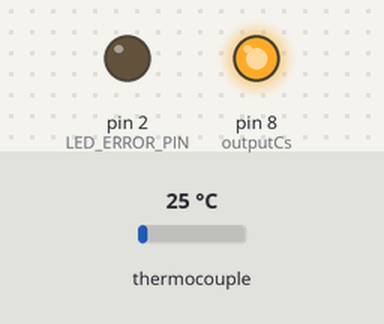
The sketch below on a simulated Arduino Uno, built with avr-gcc and run on an emulated ATmega328P. Parts: output pins drawn as LEDs (lit = HIGH). Inputs (shaded band) come from the test bench; at power-on: thermocouple 25 °C. Pins used as bus, display or sensor lines are not drawn; what the sketch prints to the serial monitor is not drawn.

Above: at 0.1 s.
Timing chart, 0 to 1.6 s (numbered marks = the images above):
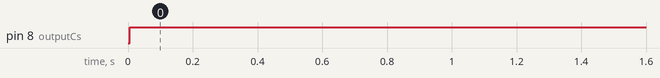

The sketch:

max31865-1sensor.ino
```cpp
#include <SPI.h>
#include <Adafruit_MAX31865.h>

// use hardware SPI, just pass in the CS pin
Adafruit_MAX31865 thermo1 = Adafruit_MAX31865(10, 5, 6, 7); // Adafruit_MAX31865(10);
Adafruit_MAX31865 thermo2 = Adafruit_MAX31865(9, 5, 6, 7); // Adafruit_MAX31865(9);


// The value of the Rref resistor. Use 430.0 for PT100 and 4300.0 for PT1000
#define RREF      4300.0
// The 'nominal' 0-degrees-C resistance of the sensor
// 100.0 for PT100, 1000.0 for PT1000
#define RNOMINAL  1000.0

// Pin used for ERROR LED
#define LED_ERROR_PIN 2

#define DELAY_NORMAL 3000 // 3s, Normal delay when temp is above 30°c
#define DELAY_WARUP 10000 // 10s, Delay when them is > 20 and < 30°
#define DAYLAY_COLD 60000 // 60s, Delay when the pannels are cold, no point constantly updating

// Write info to the console
const boolean debug = true;

// Resister in series to move the range up
// with 890Ohm we can get from ~ -15°C (941Ohm) to 275°C (1890Ohm)
// Adjust the offset if the results on the heating system are of
const int rOffset = 895;

// AD8400 1k DigiPot has a non linear output ?!!?
// 5 Samples @64 steps are used to reduce error
const int rStep0 (51 + rOffset);
const int rStep64 (331 + rOffset); // 14.01.21 381 mess up values for next step!, 331 + rOffset... highered because values °c on the heating system was too high
const int rStep128 (607 + rOffset);
const int rStep192 (878 + rOffset);
const int rStep255 (1143 + rOffset);

byte address = 0x00;
int outputCs = 8;
int lastRValue = -1;
boolean isError = false; // Flag to see if we are allready in "error mode" (led is on)

void setup()
{
  if ( debug )
  {
    Serial.begin(115200);
  }

  pinMode (outputCs, OUTPUT);

  thermo1.begin(MAX31865_2WIRE);  // set to 2WIRE or 4WIRE as necessary
  thermo2.begin(MAX31865_2WIRE);  // set to 2WIRE or 4WIRE as necessary

  // Onboard LED is same pin as SPI, and I don't have an LED about...
  pinMode(LED_ERROR_PIN, OUTPUT);

  SPI.begin();
}


void loop()
{
  float tOut = mergeTempretures( thermo1, thermo2 );
  if ( debug )
  {
    Serial.print(tOut);
    Serial.println("°C");
  }

  // Variable sleep times depending on the temp.
   if ( tOut < 21 )
   {
      delay( DAYLAY_COLD );
   }
   else if( tOut < 31 )
   {
      delay( DELAY_WARUP );
   }
   else
   {
      delay( DELAY_NORMAL );
   }
}

float getReistance(Adafruit_MAX31865 thermo)
{
  uint16_t rtd = thermo.readRTD();

  float ratio = rtd;
  return RREF * ratio / 32768;
}

/**
   Merges two sensor tempretures together for solar collector
*/
float mergeTempretures(Adafruit_MAX31865 thermo1, Adafruit_MAX31865 thermo2)
{
  float t1 = thermo1.temperature(RNOMINAL, RREF);
  float t2 = thermo2.temperature(RNOMINAL, RREF);

  // T1 having problems use T2
  if ( checkThermostatError( thermo1, "th 1", true ) )
  {
      // T2 is also having problems return 0°c
      // Yes this can happen when a rodent eats through the wiring >:|
      if ( checkThermostatError( thermo2, "th 2", false ) )
      {
        setPotValue( 1000 );
        return 0.0;
      }

      setPotValue( getReistance(thermo2) );
      return thermo2.temperature(RNOMINAL, RREF);
  }

  // T2 having problems use T1, inverse of above
  if ( checkThermostatError( thermo2, "th 2", true ) )
  {
    if ( checkThermostatError( thermo1, "th 1", false ) )
    {
      setPotValue( 1000 );
      return 0.0;
    }

    setPotValue( getReistance(thermo1) );
    return thermo1.temperature(RNOMINAL, RREF);
  }

  if ( debug )
  {
      Serial.print("");
      Serial.print(t1);
      Serial.print(" t1 / ");
      Serial.print(t2);
      Serial.print(" t2");
      Serial.println("");
  }

  // Case 1: COLD
  // Return the coldest for frost protection
  if ( t1 <= 0 || t2 <= 0 )
  {
    if ( t1 < t2 )
    {
      if ( debug )
      {
        Serial.println("Using thermometer 1");
      }

      setPotValue( getReistance(thermo1) );
      return t1;
    }

    if ( debug )
    {
      Serial.println("Using thermometer 2");
    }

    setPotValue( getReistance(thermo2) );
    return t2;
  }

  float tMax = 0;
  // Case 2: HOT
  // Return the hostest to get the water circulating
  if ( t1 > t2 )
  {
    tMax = t1;

    if ( debug )
    {
      Serial.println("Using thermometer 1");
    }
  }
  else
  {
    tMax = t2;
    if ( debug )
    {
      Serial.println("Using thermometer 2");
    }
  }

  // Over 50°c don't mess with the results
  if ( tMax > 50 )
  {
    setPotValue( getReistance( t1 > t2 ? thermo1 : thermo2 ) );
    return tMax;
  }

  // We'll avrage the tempreture to stop avoid
  // the system constantly stopping and starting
  float r1 =  getReistance( thermo1 );
  float r2 =  getReistance( thermo2 );
  // This works because the resistance of the PT100(0) is linear!
  setPotValue( (r1 + r2) / 2 );
  return ( (t1 + t2) / 2);
}

boolean checkThermostatError( Adafruit_MAX31865 thermo, String termostatName, boolean resetErrorLed )
{
  // Check and print any faults
  uint8_t fault = thermo.readFault();
  if ( fault == 0 )
  {
    if ( isError && resetErrorLed )
    {
      isError = false;
      digitalWrite(LED_ERROR_PIN, LOW);
    }

    return false;
  }

  if ( debug )
  {
    Serial.print(termostatName + " - Fault 0x on " ); Serial.println(fault, HEX);
    if (fault & MAX31865_FAULT_HIGHTHRESH) {
      Serial.println("RTD High Threshold");
    }
    if (fault & MAX31865_FAULT_LOWTHRESH) {
      Serial.println("RTD Low Threshold");
    }
    if (fault & MAX31865_FAULT_REFINLOW) {
      Serial.println("REFIN- > 0.85 x Bias");
    }
    if (fault & MAX31865_FAULT_REFINHIGH) {
      Serial.println("REFIN- < 0.85 x Bias - FORCE- open");
    }
    if (fault & MAX31865_FAULT_RTDINLOW) {
      Serial.println("RTDIN- < 0.85 x Bias - FORCE- open");
    }
    if (fault & MAX31865_FAULT_OVUV) {
      Serial.println("Under/Over voltage");
    }
  }

  thermo.clearFault();

  if ( ! isError )
  {
    isError = true;
    digitalWrite(LED_ERROR_PIN, HIGH);
  }

  return true;
}

void setPotValue( float resistance )
{
  if ( debug )
  {
    Serial.print(resistance);
    Serial.println(" Ohm");
  }

  int value = 0;
  if ( resistance > rStep255 ) // Edge cases upper limit
  {
    value = 255;
  }
  else if ( resistance < rStep0 )  // Edge case lower limit
  {
    value = 0;
  }
  else if ( resistance < rStep64 )
  {
    value = resistanceToSteps(resistance, rStep0, rStep64);
  }
  else if ( resistance < rStep128 )
  {
    value = 64 + resistanceToSteps(resistance, rStep64, rStep128);
  }
  else if ( resistance < rStep192 )
  {
    value = 128 + resistanceToSteps(resistance, rStep128, rStep192);
  }
  else
  {
    value = 192 + resistanceToSteps(resistance, rStep192, rStep255);
  }

  if ( value == lastRValue )
  {
    return;
  }

  lastRValue = value;

  if ( debug )
  {
    Serial.print(value);
    Serial.println(" value");
  }

  digitalWrite(outputCs, LOW);
  SPI.transfer(address);
  SPI.transfer(value);
  digitalWrite(outputCs, HIGH);
}

int resistanceToSteps( int resistance, int _rStep0, int _rStep1 )
{
  float ohmsPerStep = ( _rStep1 - _rStep0 ) / 64.0;
  return floor( ( resistance - _rStep0 ) / ohmsPerStep );
}
```

Measured:
- by itself, pin 8 (outputCs): LOW → HIGH at 0.01 s
